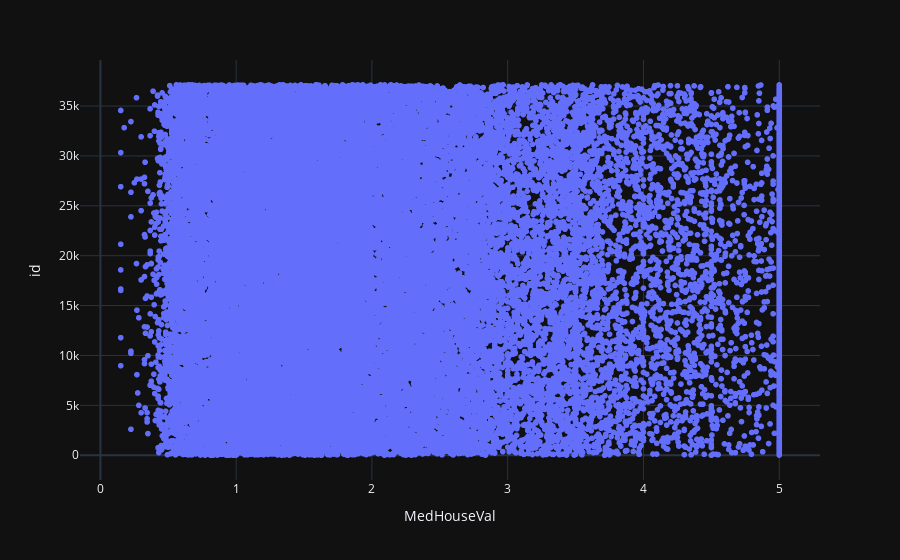

Notebook code cell kept with this figure:
### Code cell
px.scatter(df,'MedHouseVal') #MED INC , AVE rooms  AGE, LAT

### Figure 1 — Plotly figure (JSON) as saved in the notebook; plotly's stock layout.template omitted (floating-point values rounded to 4 significant figures; data arrays with more than 128 entries replaced by an {"elided": "..."} marker saying what was removed)
{"data": [{"hovertemplate": "MedHouseVal=%{x}<br>id=%{y}<extra></extra>", "legendgroup": "", "marker": {"color": "#636efa", "symbol": "circle"}, "mode": "markers", "name": "", "showlegend": false, "x": {"elided": "37137 float values"}, "xaxis": "x", "y": {"elided": "37137 int values"}, "yaxis": "y", "type": "scattergl"}], "layout": {"xaxis": {"anchor": "y", "domain": [0.0, 1.0], "title": {"text": "MedHouseVal"}}, "yaxis": {"anchor": "x", "domain": [0.0, 1.0], "title": {"text": "id"}}, "legend": {"tracegroupgap": 0}, "margin": {"t": 60}}}
